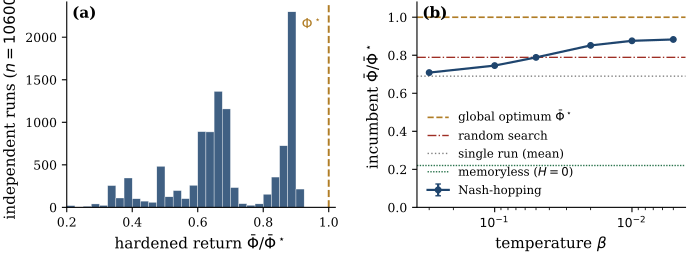

Here is the Python script that generated this plot:
"""Publication-grade drone-game figure (n=4). Panels show data; interpretation goes in
the LaTeX caption, not the figure. (a) distribution of the hardened return over many
independent MAC-REINFORCE runs; (b) steady-state concentration of the Nash-hopping
incumbent vs temperature, with baselines. Built from cached pools (no training)."""
import sys, os, glob, pickle, random as pyrandom
sys.path.insert(0, os.path.dirname(os.path.dirname(os.path.abspath(__file__))))
import numpy as np
import matplotlib; matplotlib.use("Agg"); import matplotlib.pyplot as plt
import meta_algorithm as M

plt.rcParams.update({
    "font.family": "serif", "font.size": 11,
    "axes.titlesize": 11, "axes.labelsize": 11, "legend.fontsize": 8.5,
    "xtick.labelsize": 9, "ytick.labelsize": 9,
    "axes.spines.top": False, "axes.spines.right": False,
    "axes.linewidth": 0.8, "lines.linewidth": 1.6,
})
LAB=(0.12,0.27,0.43); GOLD=(0.69,0.49,0.15); GRAY="0.5"; RED=(0.62,0.18,0.14); GREEN=(0.16,0.45,0.30)
HERE=os.path.dirname(os.path.abspath(__file__))

# --- load H=1 pool ---
stats=[]; ratios=[]; star=None
for p in glob.glob(os.path.join(HERE,'drone_pool_part_*.pkl'))+glob.glob(os.path.join(HERE,'drone_sched_part_*.pkl')):
    d=pickle.load(open(p,'rb')); stats+=d['stats']; ratios+=d['ratios']; star=d['star']
ratios=np.array(ratios); M.N=4
RAND=0.789                  # best of 1e6 random deterministic policies (memoryless-jump candidates)
H0=0.22                     # H=0 memoryless ceiling (measured)

# --- meta concentration with error bars ---
betas=[0.3,0.1,0.05,0.02,0.01,0.005]
def chain(beta,seed,epochs=4000,burn=400):
    rng=pyrandom.Random(seed); inc=min(stats,key=lambda s:s[2]); v=[]
    for e in range(epochs):
        c=stats[rng.randrange(len(stats))]
        if M.accepts(c,inc,beta,reduced=True): inc=c
        if e>=burn: v.append(inc[2]/star)
    return np.mean(v)
seeds=range(8)
nu_mean=np.array([np.mean([chain(b,s) for s in seeds]) for b in betas])
nu_std =np.array([np.std ([chain(b,s) for s in seeds]) for b in betas])

fig,(axA,axB)=plt.subplots(1,2,figsize=(7.2,2.9))

# (a) outcome distribution of independent runs
axA.hist(ratios,bins=np.linspace(0.2,1.0,33),color=LAB,alpha=0.85,edgecolor="white",linewidth=0.3)
axA.axvline(1.0,color=GOLD,lw=1.4,ls="--")
axA.text(0.985,axA.get_ylim()[1]*0.92,r"$\Phi^\star$",color=GOLD,ha="right",va="top",fontsize=10)
axA.set_xlabel(r"hardened return $\bar\Phi/\bar\Phi^\star$")
axA.set_ylabel(r"independent runs ($n{=}%d$)"%len(ratios))
axA.set_xlim(0.2,1.02)
axA.text(0.02,0.98,"(a)",transform=axA.transAxes,va="top",fontsize=11,fontweight="bold")

# (b) hopping concentration vs temperature, with baselines
axB.axhline(1.0,color=GOLD,lw=1.2,ls="--",label=r"global optimum $\bar\Phi^\star$")
axB.axhline(RAND,color=RED,lw=1.0,ls="-.",label="random search")
axB.axhline(ratios.mean(),color=GRAY,lw=1.0,ls=":",label="single run (mean)")
axB.axhline(H0,color=GREEN,lw=1.0,ls=(0,(1,1)),label="memoryless ($H{=}0$)")
axB.errorbar(betas,nu_mean,yerr=nu_std,marker="o",ms=4,color=LAB,capsize=2,label="Nash-hopping")
axB.set_xscale("log"); axB.invert_xaxis(); axB.set_ylim(0,1.08)
axB.set_xlabel(r"temperature $\beta$"); axB.set_ylabel(r"incumbent $\bar\Phi/\bar\Phi^\star$")
axB.set_xticks([0.1,0.01]); axB.set_xticklabels([r"$10^{-1}$",r"$10^{-2}$"])
axB.text(0.02,0.98,"(b)",transform=axB.transAxes,va="top",fontsize=11,fontweight="bold")
axB.legend(loc="lower left",frameon=False,handlelength=1.8)

fig.tight_layout(w_pad=1.5)
fig.savefig(os.path.join(HERE,"fig_drone_strategies.pdf"),bbox_inches="tight",pad_inches=0.02)
print(f"saved fig_drone_strategies.pdf | meta_cold={nu_mean[-1]:.3f}+-{nu_std[-1]:.3f} single={ratios.mean():.3f}")
